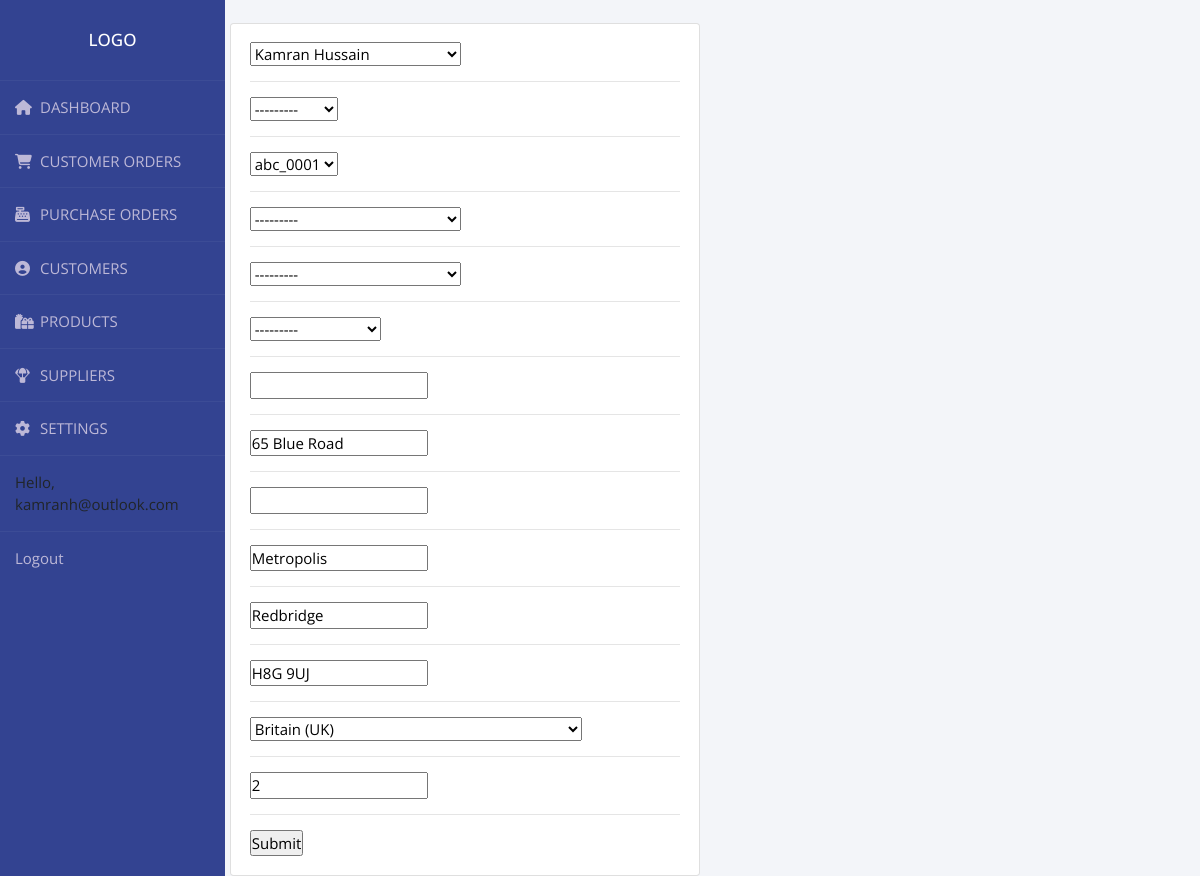
Screenshot of /update_order/1/ (signed in) with the database file from the repository.
### accounts/models.py (models this page shows, shortened)
class User(AbstractBaseUser):
    email = models.EmailField(max_length=255, unique=True)
    active = models.BooleanField(default=True)
    staff = models.BooleanField(default=False)
    admin = models.BooleanField(default=False)
    USERNAME_FIELD = 'email'
    REQUIRED_FIELDS = []
    objects = UserManager()
    def __str__(self):
        return self.email
    @property
    def is_active(self):
        return self.active

class Order(models.Model):
    STATUS = (
        ('Pending', 'Pending'),
        ('Out for delivery', 'Out for delivery'),
        ('Delivered', 'Delivered'),
    )
    customer_full_name = models.ForeignKey(
        Customer, null=True, on_delete=models.SET_NULL)
    product_name = models.ForeignKey(
        Product, related_name='%(class)s_name', on_delete=models.SET_NULL, null=True)
    product = models.ForeignKey(
        Product,  on_delete=models.SET_NULL, null=True)
    customer_phone = models.ForeignKey(
        Customer, related_name='%(class)sphone', on_delete=models.SET_NULL, null=True)
    user_email = models.ForeignKey(
        Customer, related_name='email', on_delete=models.SET_NULL, null=True)
    date_created = models.DateTimeField(auto_now_add=True, null=True)
    status = models.CharField(max_length=200, null=True, choices=STATUS)
    note = models.CharField(max_length=1000, null=True)
    delivery_address1 = models.CharField(max_length=1000, null=True)
    delivery_address2 = models.CharField(
        max_length=1000, null=True, blank=True, default='')
    delivery_city = models.CharField(max_length=1000, null=True)
    delivery_county = models.CharField(max_length=1000, null=True)
    delivery_post_code = models.CharField(max_length=1000, null=True)
    delivery_country = CountryField()
    order_required = models.IntegerField(null=True)
    class Meta:
        get_latest_by = 'date_created'

### accounts/views.py (the view)
# urls.py: path('update_order/<str:pk>/', views.updateOrder, name="update_order"),
@login_required(login_url='login')
def updateOrder(request, pk):
    order = Order.objects.get(id=pk)
    form = OrderForm(instance=order)
    if request.method == 'POST':
        form = OrderForm(request.POST, instance=order)
        if form.is_valid():
            form.save()
            return redirect('customer_order_list')
    context = {'form': form}
    return render(request, 'accounts/order_form.html', context)

### accounts/forms.py
class OrderForm(ModelForm):
    class Meta:
        model = Order
        fields = '__all__'

### accounts/models.py (called while the page is built)
    def __str__(self):
        return '{} {} {}'.format(self.first_name, self.middle_name,self.last_name)

    def __str__(self):
        return self.product_sku

### accounts/templates/accounts/order_form.html (shortened to what this page needs)
{%  extends 'accounts/main.html' %}
{% load static %}
{% block content %}
<div class="row">
	<div class="col-md-6">
		<div class="card card-body">
			<form action="" method="POST">
				{% for field in form %}
					{{field}}
					<hr>
				{% endfor %}
				<input type="submit" name="Submit">
			</form>
		</div>
	</div>
</div>
{% endblock %}

### accounts/templates/accounts/navbar.html (shortened to what this page needs)
{% load static %}
  <nav class="nav flex-column float-left">
    <div class="wrapper">
      <div class="sidebar">
        <h2>Logo</h2>
        <ul>
          <li>
            <a href="{% url 'home' %}"><i class="fas fa-home"></i>DASHBOARD</a>
          </li>
          <li>
            <a href="{% url 'customer_order_list' %}"><i class="fas fa-shopping-cart"></i>CUSTOMER ORDERS</a>
          </li>
          <li>
            <a href=""><i class="fas fa-cash-register"></i>PURCHASE ORDERS</a>
          </li>
          <li>
            <a href="{% url 'customer_list' %}"><i class="fas fa-user-circle"></i>CUSTOMERS</a>
          </li>
          <li>
            <a href="{% url 'product_list' %}"><i class="fas fa-gifts"></i>PRODUCTS</a>
          </li>
          <li>
            <a href=""><i class="fas fa-parachute-box"></i>SUPPLIERS</a>
          </li>
          <li>
            <a href=""><i class="fas fa-cog"></i>SETTINGS</a>
          </li>
          <li>
            <span class="hello-msg">Hello, {{request.user}}</span>
          </li>
          <li>
            <span><a class="hello-msg" href="{% url 'logout' %}">Logout</a></span>
          </li>
        </ul>
      </div>
    </div>
  </nav>

### static/css/main.css (style rules this page uses)
body { background-color: #94d8f7; width: 100%; margin:auto; height:auto; display:block; }

### accounts/templates/accounts/navbar.html (style rules this page uses)
* { margin:0; padding:0; box-sizing: border-box; list-style: none; text-decoration: none; font-family: 'Open Sans', sans-serif; font-size: 15px; }
h2 { font-size: 17px; }
body { background: #f3f5f9; }
.wrapper { display:flex; position: relative; }
.wrapper .sidebar { position: fixed; width: 225px; height: 100%; background: #334391; padding: 30px 0; }
.wrapper .sidebar h2 { color: #fff; text-transform: uppercase; text-align: center; margin-bottom: 30px; }
.wrapper .sidebar ul li { padding: 15px; border-bottom: 1px solid rgba(0,0,0,0,0.05); border-top: 1px solid rgba(225,225,225,0.05); }
.wrapper .sidebar ul li a { color: #bdb8d7; display: block; }
.wrapper .sidebar ul li a .fas { width: 25px; }

### rows the page displays
User: user "kamranh@outlook.com"
Order: form "Kamran Hussain" "---------" "abc_0001" "---------" "---------" "---------" "65 Blue Road" "Metropolis" "Redbridge" "H8G 9UJ" "Britain (UK)" "2"
